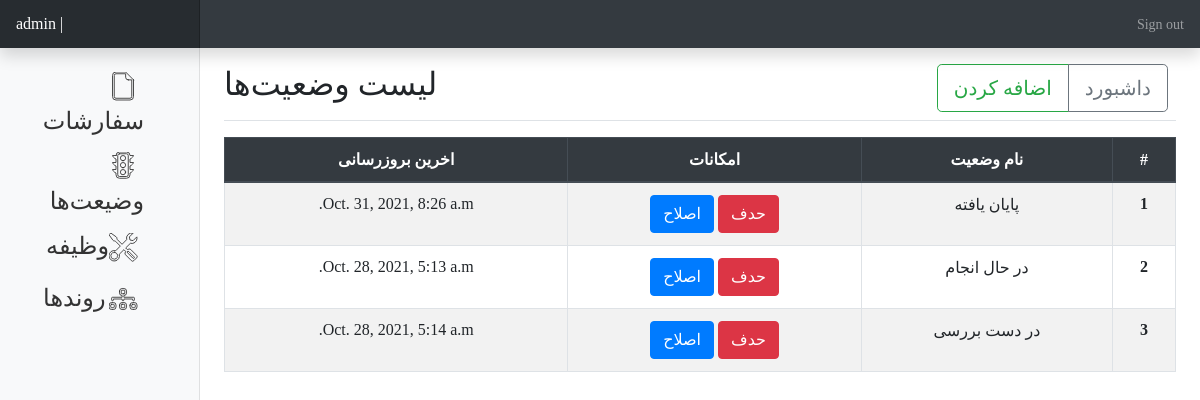
/dashboard/status/ (signed in), run on the app's committed database.
### main_app/models/status_model.py (models this page shows, shortened)
class status(models.Model):
    status_title = models.CharField(max_length=55, default='تعیین نشده')
    description = models.CharField(max_length=55, null=True)
    color = models.CharField(max_length=7, null=True, default='e3e3e3')
    created_at   = models.DateTimeField(null=True, blank=True, auto_now_add=True)
    updated_at   = models.DateTimeField(null=True, blank=True, auto_now=True)
    class Meta:
        ordering = ["pk"]

### main_app/views/status_view.py (the view)
@method_decorator(login_required, name="dispatch")
class StatusList(ListView):
    model = status
    def dispatch(self, *args, **kwargs):
        if not (
            self.request.user.is_superuser or
            self.request.user.has_perm('main_app.view_status')
        ):
            return redirect('index')
        return super(StatusList, self).dispatch(*args, **kwargs)

### main_app/templates/main_app/status_list.html
{% extends "dashboard/base.html" %}
{% block content%}
<div class="d-flex justify-content-between flex-wrap flex-md-nowrap align-items-center pt-3 pb-2 mb-3 border-bottom">
    <h1 class="h2">لیست وضعیت‌ها</h1>
    <div class="btn-toolbar mb-2 mb-md-0">
      <div class="btn-group mr-2">
        <a href='{% url "status-add" %}' class="btn btn-lg btn-outline-success">اضافه کردن</a>
        <a href='{% url "panel" %}' class="btn btn-lg btn-outline-secondary">داشبورد</a>
      </div>
    </div>
  </div>
    <div class="d-flex justify-content-md-between">
        <table class="table text-center table-striped table-bordered" dir="rtl">
            <thead class="thead-dark">
            <tr>
                <th scope="col">#</th>
                <th scope="col">نام وضعیت</th>
                <th scope="col">امکانات</th>
                <th scope="col">اخرین بروزرسانی</th>
            </tr>
            </thead>
            <tbody class="table-striped">
        {% for object in object_list %}
            <tr>
                <th scope="row">{{ forloop.counter }}</th>
                <td>{{ object.status_title }}</td>
                <td>
                    <a href='{% url "status-delete" object.pk %}' class="btn btn-danger">حدف</a>
                    <a href='{% url "status-update" object.pk %}' class="btn btn-primary">اصلاح</a>
                </td>
                <td>{{ object.updated_at }}</td>
            </tr>
        {% endfor %}
    </tbody>
    </table>
    </div>
{% endblock %}

### main_app/templates/dashboard/base.html (shortened to what this page needs)
<html lang="en">
  {% load static %}
  <head>
  {% block head %}
  <link rel="stylesheet" href="{% static 'main_app/bootstrap/css/bootstrap.min.css' %}" >
  {% endblock %}
</head>
<body>
  <nav class="navbar navbar-dark sticky-top bg-dark flex-md-nowrap p-0 shadow">
    <a class="navbar-brand col-md-3 col-lg-2 mr-0 px-3" href="/dashboard/">{{user}} | </a>
    <ul class="navbar-nav px-3">
      <li class="nav-item text-nowrap">
        <a class="nav-link" href="{% url 'logout' %}">Sign out</a>
      </li>
    </ul>
  </nav>
  <div class="container-fluid">
    <div class="row">
      <nav id="sidebarMenu" class="col-md-3 col-lg-2 d-md-block bg-light sidebar collapse text-right" dir="rtl">
        <div class="sidebar-sticky pt-3">
          <ul class="nav flex-column">
            <li class="nav-item">
              <a class="nav-link" href='{% url "order-list" %}'>
                <span class="h4">سفارشات</span>
              </a>
            </li>
            {% if perms.main_app.view_status %}
            <li class="nav-item">
              <a class="nav-link" href='{% url "status-list"%}'>
                <span class="h4">وضیعت‌ها</span>
              </a>
            </li>
            {% endif %}
            {% if perms.main_app.view_action %}
            <li class="nav-item">
              <a class="nav-link" href='{% url "action-list" %}'>
                <span class="h4">وظیفه</span>‌
              </a>
            </li>
            {% endif %}
            {% if perms.main_app.view_process %}
            <li class="nav-item">
              <a class="nav-link" href='{% url "process-list" %}'>
                 <span class="h4">روندها</span>
              </a>
            </li>
            {% endif %}
          </ul>
        </div>
      </nav>
      <main dir="ltr" role="main" class="col-md-9 ml-sm-auto col-lg-10 px-md-4 text-right">
          {% block content %}
          {% endblock %}
      </main>
    </div>
  </div>
</body>
</html>

### main_app/templates/dashboard/base.html (style rules this page uses)
body { font-size: .875rem; }
.sidebar { position: fixed; top: 0; bottom: 0; left: 0; z-index: 100; padding: 48px 0 0; box-shadow: inset -1px 0 0 rgba(0, 0, 0, .1); }
.sidebar-sticky { position: relative; top: 0; height: calc(100vh - 48px); padding-top: .5rem; overflow-x: hidden; overflow-y: auto; }
.sidebar .nav-link { font-weight: 500; color: #333; }
.navbar-brand { padding-top: .75rem; padding-bottom: .75rem; font-size: 1rem; background-color: rgba(0, 0, 0, .25); box-shadow: inset -1px 0 0 rgba(0, 0, 0, .25); }
body { font-family: iranYekan; }

### data on the page
status: status_title "پایان یافته", updated_at "Oct. 31, 2021, 8:26 a.m."
status: status_title "در حال انجام", updated_at "Oct. 28, 2021, 5:13 a.m."
status: status_title "در دست بررسی", updated_at "Oct. 28, 2021, 5:14 a.m."

### other printed values
{{ user }} "admin"
